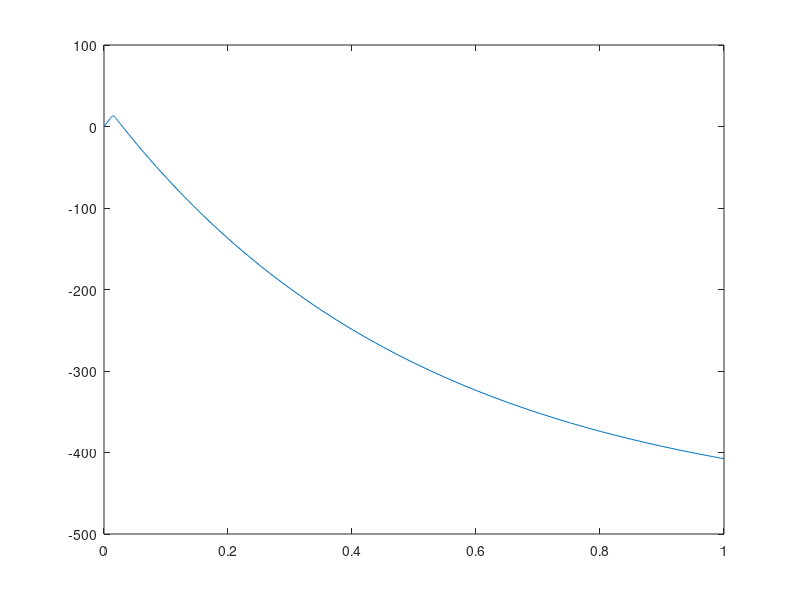

This chart was generated by the following MATLAB code:
clear;
s = 1000;
e =1;
f = @(t,y) [y(2);-2*y(2)-e*exp(y(1))];
tspan = [0 1];
y_ic = [0;s];
[t,Y] = ode45(f,tspan,y_ic);
plot(t,Y(:,1));

